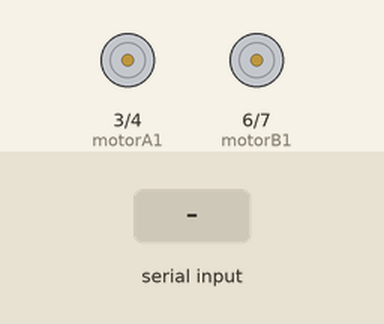
A sketch run on a simulated Arduino Uno, built with avr-gcc and run on an emulated ATmega328P. On the bench: motor-driver pin pairs drawn as motors (green arrow = first pin HIGH = forward, orange = second pin HIGH = backward, longer = more drive, scaled by the enable pin). The inputs (shaded band) are chosen by the test bench.

Above: at 1.2 s.
1.3 s: "F" received over Serial
At 2.5 s:
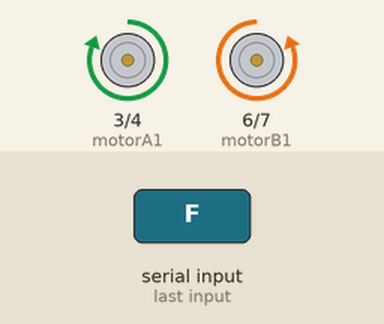
2.8 s: "B" received over Serial
At 3.8 s:
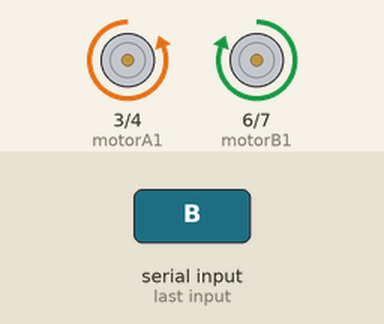
4.3 s: "L" received over Serial
At 5.0 s:
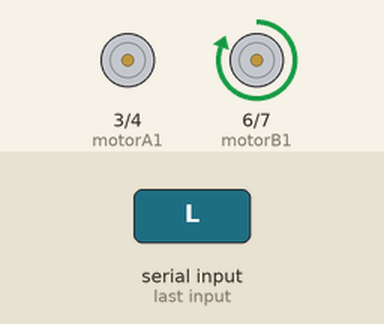
5.8 s: "R" received over Serial
At 6.1 s:
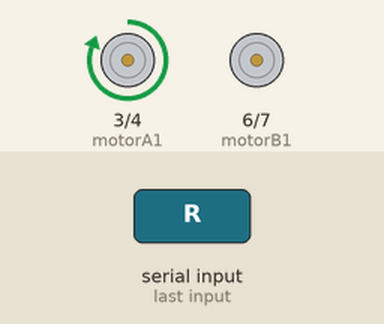
7.3 s: "S" received over Serial
At 8.5 s:
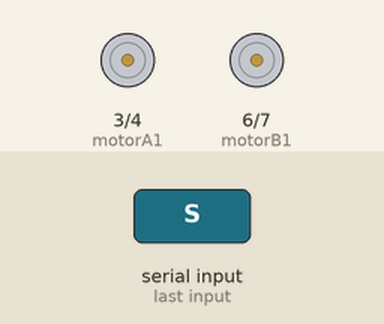
Timing chart, 0 to 9.8 s (numbered marks = the images above; inputs shaded):
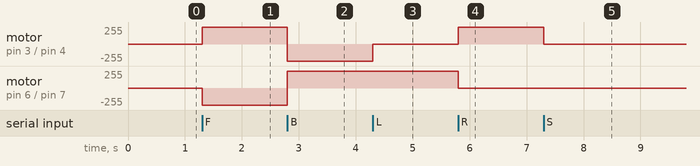

Measured:
- after the input at 1.3 s, motor on pin 3 (motorA1) / pin 4 (motorA2): stopped → forward 255/255 at once; motor on pin 6 (motorB1) / pin 7 (motorB2): stopped → backward 255/255 at once
- after the input at 2.8 s, motor on pin 3 (motorA1) / pin 4 (motorA2): forward 255/255 → backward 255/255 at once; motor on pin 6 (motorB1) / pin 7 (motorB2): backward 255/255 → forward 255/255 at once
- after the input at 4.3 s, motor on pin 3 (motorA1) / pin 4 (motorA2): backward 255/255 → stopped at once
- after the input at 5.8 s, motor on pin 3 (motorA1) / pin 4 (motorA2): stopped → forward 255/255 at once; motor on pin 6 (motorB1) / pin 7 (motorB2): forward 255/255 → stopped at once
- after the input at 7.3 s, motor on pin 3 (motorA1) / pin 4 (motorA2): forward 255/255 → stopped at once

The sketch:

motor_control.ino
```cpp
/*
 * Amphibious Robot - Motor Control via Bluetooth (HC-05)
 *
 * Hardware:
 *   - Arduino Uno
 *   - HC-05 Bluetooth Module
 *   - L293N / L298N Motor Driver
 *   - 2x DC Motors (Left & Right screw wheels)
 *
 * Commands (sent from Bluetooth RC Controller app):
 *   F = Forward
 *   B = Backward
 *   L = Turn Left
 *   R = Turn Right
 *   S = Stop
 *
 * Team: Akshay Raj B, Nandana Sunil, Sneha Alphonso Francis, Swaroop S
 * Guide: Mr. Sreedeep Krishnan
 * Adi Shankara Institute of Engineering and Technology, Kalady
 */

// ── Motor A (LEFT MOTOR) pin definitions ──
const int motorA1 = 3;
const int motorA2 = 4;
const int enableA = 5;

// ── Motor B (RIGHT MOTOR) pin definitions ──
const int motorB1 = 6;
const int motorB2 = 7;
const int enableB = 9;

// ── Function prototypes ──
void moveForward();
void moveBackward();
void turnLeft();
void turnRight();
void stopCar();

void setup() {
  // Set motor pins as outputs
  pinMode(motorA1, OUTPUT);
  pinMode(motorA2, OUTPUT);
  pinMode(enableA, OUTPUT);

  pinMode(motorB1, OUTPUT);
  pinMode(motorB2, OUTPUT);
  pinMode(enableB, OUTPUT);

  // Initialize Bluetooth serial communication
  Serial.begin(9600);

  // Enable both motors
  digitalWrite(enableA, HIGH);
  digitalWrite(enableB, HIGH);
}

void loop() {
  // Check if data is available from HC-05 Bluetooth module
  if (Serial.available() > 0) {
    char command = Serial.read(); // Read the command sent from the phone

    // Control the robot based on the Bluetooth command
    switch (command) {
      case 'F':  // Forward
        moveForward();
        break;
      case 'B':  // Backward
        moveBackward();
        break;
      case 'L':  // Left
        turnLeft();
        break;
      case 'R':  // Right
        turnRight();
        break;
      case 'S':  // Stop
        stopCar();
        break;
      default:
        stopCar();
        break;
    }
  }
}

// ─────────────────────────────────────────────
// Motor control functions
// Motor A = LEFT MOTOR | Motor B = RIGHT MOTOR
// ─────────────────────────────────────────────

void moveForward() {
  digitalWrite(motorA1, HIGH);
  digitalWrite(motorA2, LOW);
  digitalWrite(motorB1, LOW);
  digitalWrite(motorB2, HIGH);
}

void moveBackward() {
  digitalWrite(motorA1, LOW);
  digitalWrite(motorA2, HIGH);
  digitalWrite(motorB1, HIGH);
  digitalWrite(motorB2, LOW);
}

void turnLeft() {
  // Motor A stops, Motor B drives forward
  digitalWrite(motorA1, LOW);
  digitalWrite(motorA2, LOW);
  digitalWrite(motorB1, HIGH);
  digitalWrite(motorB2, LOW);
}

void turnRight() {
  // Motor A drives forward, Motor B stops
  digitalWrite(motorA1, HIGH);
  digitalWrite(motorA2, LOW);
  digitalWrite(motorB1, LOW);
  digitalWrite(motorB2, LOW);
}

void stopCar() {
  digitalWrite(motorA1, LOW);
  digitalWrite(motorA2, LOW);
  digitalWrite(motorB1, LOW);
  digitalWrite(motorB2, LOW);
}
```
